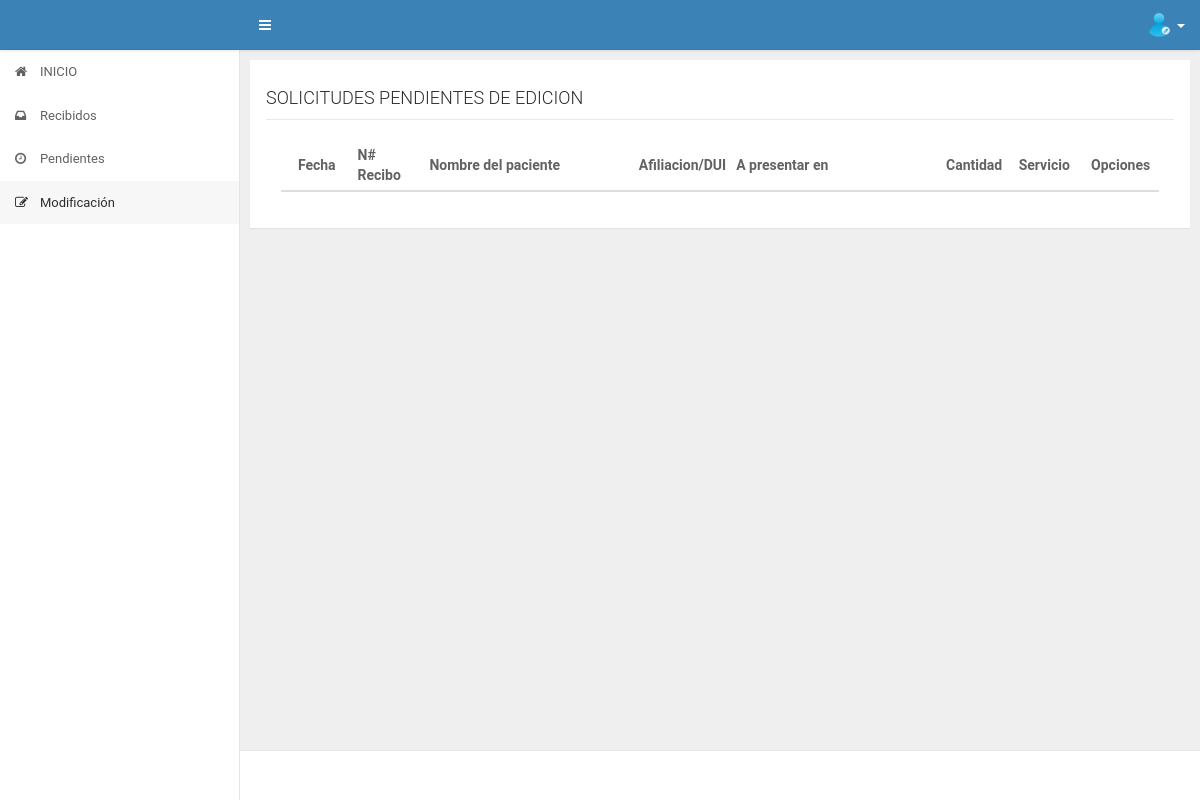
Before: /app/trabajador/modificacion.php (signed in) with the older database file.
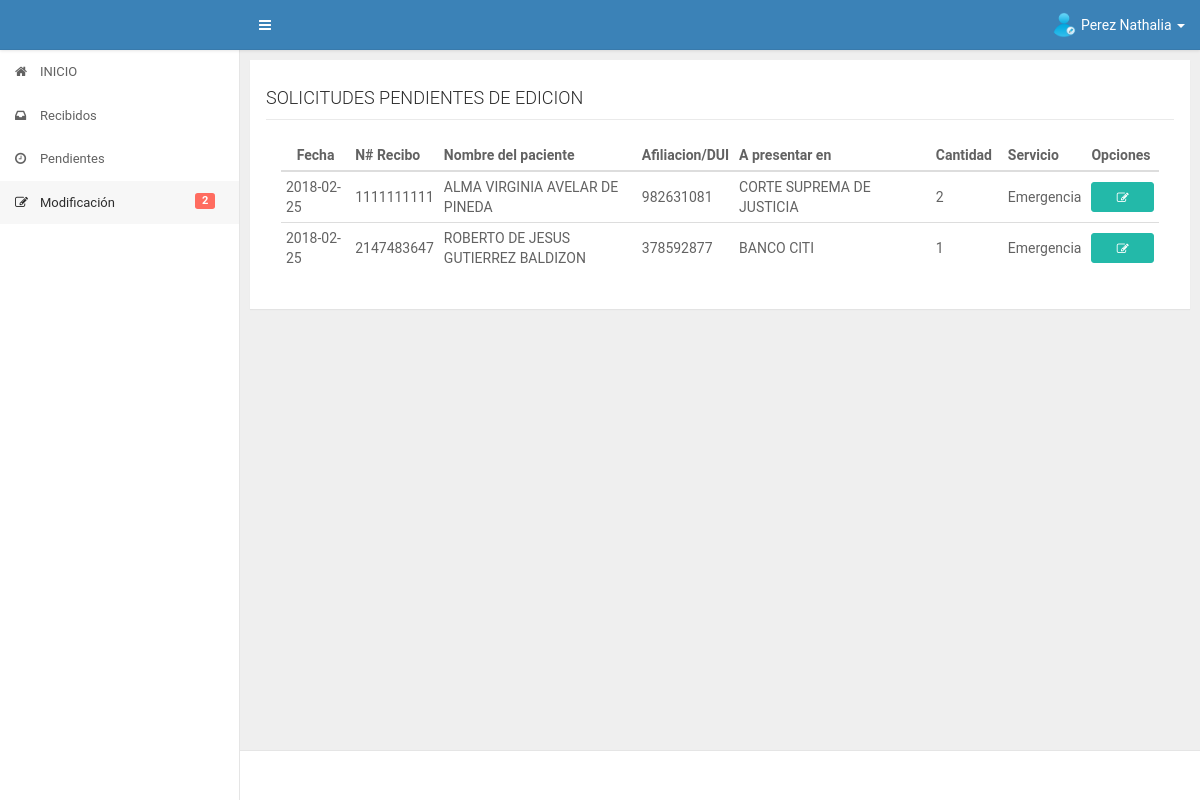
After: the same page with the newer database file.
### tables this page shows
CREATE TABLE IF NOT EXISTS `datos_iniciales` (
  `id_datos` int(11) NOT NULL AUTO_INCREMENT,
  `fecha` date DEFAULT NULL,
  `numero_recibo` varchar(50) DEFAULT NULL,
  `afiliacion_dui` varchar(30) DEFAULT NULL,
  `nombre_paciente` varchar(300) DEFAULT NULL,
  `destinos` varchar(2000) DEFAULT NULL,
  `id_servicio` int(11) DEFAULT NULL,
  `cantidad` int(11) DEFAULT NULL,
  `fecha_presentado` date DEFAULT NULL,
  `fecha_cancelado` date DEFAULT NULL,
  `precio` float DEFAULT NULL,
  `id_estado` int(11) DEFAULT NULL,
  `id_trabajador` int(11) DEFAULT NULL,
  `fecha_recibido_revision` date DEFAULT NULL,
  `fecha_autorizacion_direccion` date DEFAULT NULL,
  PRIMARY KEY (`id_datos`),
  KEY `FK_diservicio` (`id_servicio`),
  KEY `FK_diestado` (`id_estado`),
  KEY `FK_datos_iniciales_usuario` (`id_trabajador`),
  CONSTRAINT `FK_datos_iniciales_usuario` FOREIGN KEY (`id_trabajador`) REFERENCES `usuario` (`id_user`),
  CONSTRAINT `FK_diestado` FOREIGN KEY (`id_estado`) REFERENCES `estado` (`id_estado`),
  CONSTRAINT `FK_diservicio` FOREIGN KEY (`id_servicio`) REFERENCES `servicios` (`id_servicio`)
);

CREATE TABLE IF NOT EXISTS `servicios` (
  `id_servicio` int(11) NOT NULL AUTO_INCREMENT,
  `nombre_servicio` varchar(200) DEFAULT NULL,
  PRIMARY KEY (`id_servicio`)
);

### app/trabajador/modificacion.php (the view, shortened to what the changed rows need)
<?php
    include("../core/header.php");
    include("../core/aside.php");
    include("../../config/database.php");
    $sqlrecibidas = "SELECT datos_iniciales.id_datos,datos_iniciales.fecha,datos_iniciales.numero_recibo,datos_iniciales.afiliacion_dui,datos_iniciales.nombre_paciente,datos_iniciales.destinos,datos_iniciales.cantidad,servicios.nombre_servicio FROM datos_iniciales INNER JOIN servicios ON datos_iniciales.id_servicio=servicios.id_servicio WHERE datos_iniciales.id_estado=5 AND id_trabajador=?";
    if($stmt = $conn->prepare($sqlrecibidas)){
        $stmt -> bind_param('s',$_SESSION['id_usuario']);
        $stmt -> execute();
        $stmt -> store_result();
        $rows = $stmt->num_rows;
        $stmt -> bind_result($id_datos,$fechacreacion,$nrecibo,$afiliacion,$nombrepaciente,$destinos,$cantidad,$servicio);
    }
?>
<div id="content" class="ui-content ui-content-aside-overlay">
    <div class="ui-content-body">
        <div class="ui-container">
            <div class="row">
                <div class="col-md-12 col-lg-12">
                    <div class="panel">
                        <div class="panel-body">
                            <div class="col-md-12" id="misrecibidos">
                                <div id="contenido" class="table-responsive">
                                    <table class="table table-hover table-condensed" id="mitable">
                                        <thead class="thead-inverse">
                                            <tr>
                                                <th class="col-md-1 text-center">Fecha</th>
                                                <th class="col-md-1">N# Recibo</th>
                                                <th class="col-md-3">Nombre del paciente</th>
                                                <th class="col-md-1">Afiliacion/DUI</th>
                                                <th class="col-md-3">A presentar en</th>
                                                <th class="col-md-1">Cantidad</th>
                                                <th class="col-md-1">Servicio</th>
                                                <th class="col-md-1">Opciones</th>
                                            </tr>
                                        </thead>
                                        <tbody>
                                        <?php
                                            if($rows>0){
                                                while ($stmt->fetch()) {
                                        ?>
                                            <tr>
                                                <td><?php echo $fechacreacion; ?></td>
                                                <td><?php echo $nrecibo; ?></td>
                                                <td><?php echo $nombrepaciente; ?></td>
                                                <td><?php echo $afiliacion; ?></td>
                                                <td><?php echo $destinos; ?></td>
                                                <td><?php echo $cantidad; ?></td>
                                                <td><?php echo $servicio; ?></td>
                                                <td><a href="infosolicitudmod.php?con=<?php echo $id_datos ?>" class="btn btn-success btn-block btn-sm crearconstancias" data-toggle="tooltip" data-placement="left" title="Modificar"><i class="fa fa-edit"></i></a></td>
                                            </tr>
                                        <?php
                                                }
                                            }
                                        ?>
                                        </tbody>
                                    </table>
                                </div>
                            </div>
                        </div>
                    </div>
                </div>
            </div>
        </div>
    </div>
</div>
<?php
    include("../core/footer.php");
 ?>

### app/core/header.php (shortened to what the changed rows need)
<!DOCTYPE html>
<html lang="es">
    <head>
        <link rel="stylesheet" href="../../assets/plugins/bootstrap/css/bootstrap.min.css">
        <link rel="stylesheet" href="../../assets/plugins/font-awesome/css/font-awesome.min.css">
        <link rel="stylesheet" href="../../assets/plugins/datatables/datatables.css"/>
        <link rel="stylesheet" href="../../assets/plugins/bootstrap-datepicker/css/bootstrap-datepicker3.standalone.css"/>
        <link rel="stylesheet" href="../../assets/plugins/select2/dist/css/select2.min.css"/>
        <link rel="stylesheet" href="../../assets/css/main.css">
        <link rel="stylesheet" href="../../assets/css/style.css">
    </head>
    <body>
        <div id="ui" class="ui">
            <header id="header" class="ui-header ui-header--blue text-white">
                <div class="navbar-collapse nav-responsive-disabled">
                    <ul class="nav navbar-nav navbar-right">
                        <li class="dropdown dropdown-usermenu">
                            <a href="#" class=" dropdown-toggle" data-toggle="dropdown" aria-expanded="true">
                                <div class="user-avatar"><img src="../../assets/img/edit-user.png" alt="usuario img"></div>
                                <span class="hidden-sm hidden-xs"><?php echo $_SESSION['nombre']; ?></span>
                                <span class="caret hidden-sm hidden-xs"></span>
                            </a>
                        </li>
                    </ul>
                </div>
            </header>

### app/core/aside.php (shortened to what the changed rows need)
<aside id="aside" class="ui-aside ui-aside--light">
    <ul class="nav" ui-nav id="mimenu">
        <?php switch ($_SESSION['tipousuario']) {
		?>
		<?php
			case '2':
            include("../../config/database.php");
             $sqledicion = "SELECT COUNT(*) as pendientesenvio FROM datos_iniciales WHERE id_estado=5 AND id_trabajador=?";
             if($stmtedicion = $conn->prepare($sqledicion)){
                $stmtedicion->bind_param('s',$_SESSION['id_usuario']);
                $stmtedicion->execute();
                $stmtedicion->bind_result($mispendientesedi);
             }
		?>
        <li id="modificacion"><a href="../trabajador/modificacion.php"><i class="fa fa-pencil-square-o "></i><span>Modificación<?php if($mispendientesedi>0){ ?><small class="label label-danger"><?php echo $mispendientesedi; ?></small><?php } ?></span></a></li>
		<?php
				break;
		?>
        <?php
		} ?>
    </ul>
</aside>

Changed rows visible on the page:
added datos_iniciales: fecha "2018-02-25", numero_recibo "1111111111", nombre_paciente "ALMA VIRGINIA AVELAR DE PINEDA", afiliacion_dui "982631081", destinos "CORTE SUPREMA DE JUSTICIA", cantidad "2", id_servicio.nombre_servicio "Emergencia"
added datos_iniciales: fecha "2018-02-25", numero_recibo "2147483647", nombre_paciente "ROBERTO DE JESUS GUTIERREZ BALDIZON", afiliacion_dui "378592877", destinos "BANCO CITI", cantidad "1", id_servicio.nombre_servicio "Emergencia"
Other visible differences:
$_SESSION['nombre']: (not shown) → "Perez Nathalia"
$mispendientesedi: (not shown) → "2"
